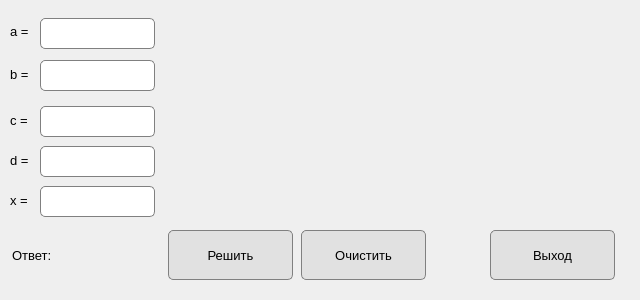
<?xml version="1.0" encoding="UTF-8"?>
<ui version="4.0">
 <class>Dialog</class>
 <widget class="QDialog" name="Dialog">
  <property name="geometry">
   <rect>
    <x>0</x>
    <y>0</y>
    <width>640</width>
    <height>300</height>
   </rect>
  </property>
  <property name="minimumSize">
   <size>
    <width>640</width>
    <height>200</height>
   </size>
  </property>
  <property name="maximumSize">
   <size>
    <width>640</width>
    <height>300</height>
   </size>
  </property>
  <property name="windowTitle">
   <string>Dialog</string>
  </property>
  <widget class="QLineEdit" name="lineEdit_a">
   <property name="geometry">
    <rect>
     <x>40</x>
     <y>18</y>
     <width>115</width>
     <height>31</height>
    </rect>
   </property>
   <property name="font">
    <font>
     <pointsize>10</pointsize>
    </font>
   </property>
   <property name="styleSheet">
    <string notr="true">border: 1px solid gray;
                    border-radius: 5px;
                </string>
   </property>
  </widget>
  <widget class="QLabel" name="label_b">
   <property name="geometry">
    <rect>
     <x>10</x>
     <y>64</y>
     <width>21</width>
     <height>20</height>
    </rect>
   </property>
   <property name="font">
    <font>
     <pointsize>10</pointsize>
    </font>
   </property>
   <property name="text">
    <string>b =</string>
   </property>
  </widget>
  <widget class="QLineEdit" name="lineEdit_b">
   <property name="geometry">
    <rect>
     <x>40</x>
     <y>60</y>
     <width>115</width>
     <height>31</height>
    </rect>
   </property>
   <property name="font">
    <font>
     <pointsize>10</pointsize>
    </font>
   </property>
   <property name="styleSheet">
    <string notr="true">border: 1px solid gray;
                    border-radius: 5px;
                </string>
   </property>
  </widget>
  <widget class="QPushButton" name="btn_solve">
   <property name="geometry">
    <rect>
     <x>168</x>
     <y>230</y>
     <width>125</width>
     <height>50</height>
    </rect>
   </property>
   <property name="font">
    <font>
     <pointsize>10</pointsize>
    </font>
   </property>
   <property name="styleSheet">
    <string notr="true">border: 1px solid gray;
                    border-radius: 5px;
                    background: #e1e1e1;
                </string>
   </property>
   <property name="text">
    <string>Решить</string>
   </property>
  </widget>
  <widget class="QPushButton" name="btn_clear">
   <property name="geometry">
    <rect>
     <x>301</x>
     <y>230</y>
     <width>125</width>
     <height>50</height>
    </rect>
   </property>
   <property name="font">
    <font>
     <pointsize>10</pointsize>
    </font>
   </property>
   <property name="styleSheet">
    <string notr="true">border: 1px solid gray;
                    border-radius: 5px;
                    background: #e1e1e1;
                </string>
   </property>
   <property name="text">
    <string>Очистить</string>
   </property>
  </widget>
  <widget class="QLabel" name="label_a">
   <property name="geometry">
    <rect>
     <x>10</x>
     <y>21</y>
     <width>21</width>
     <height>20</height>
    </rect>
   </property>
   <property name="font">
    <font>
     <pointsize>10</pointsize>
    </font>
   </property>
   <property name="text">
    <string>a =</string>
   </property>
  </widget>
  <widget class="QLabel" name="label_answer">
   <property name="geometry">
    <rect>
     <x>12</x>
     <y>247</y>
     <width>148</width>
     <height>16</height>
    </rect>
   </property>
   <property name="font">
    <font>
     <pointsize>10</pointsize>
    </font>
   </property>
   <property name="text">
    <string>Ответ:</string>
   </property>
  </widget>
  <widget class="QLabel" name="label_img">
   <property name="geometry">
    <rect>
     <x>200</x>
     <y>40</y>
     <width>381</width>
     <height>121</height>
    </rect>
   </property>
   <property name="text">
    <string/>
   </property>
  </widget>
  <widget class="QPushButton" name="btn_exit">
   <property name="geometry">
    <rect>
     <x>490</x>
     <y>230</y>
     <width>125</width>
     <height>50</height>
    </rect>
   </property>
   <property name="font">
    <font>
     <pointsize>10</pointsize>
    </font>
   </property>
   <property name="styleSheet">
    <string notr="true">border: 1px solid gray;
                    border-radius: 5px;
                    background: #e1e1e1;
                </string>
   </property>
   <property name="text">
    <string>Выход</string>
   </property>
  </widget>
  <widget class="QLineEdit" name="lineEdit_c">
   <property name="geometry">
    <rect>
     <x>40</x>
     <y>106</y>
     <width>115</width>
     <height>31</height>
    </rect>
   </property>
   <property name="font">
    <font>
     <pointsize>10</pointsize>
    </font>
   </property>
   <property name="styleSheet">
    <string notr="true">border: 1px solid gray;
                    border-radius: 5px;
                </string>
   </property>
  </widget>
  <widget class="QLabel" name="label_c">
   <property name="geometry">
    <rect>
     <x>10</x>
     <y>110</y>
     <width>21</width>
     <height>20</height>
    </rect>
   </property>
   <property name="font">
    <font>
     <pointsize>10</pointsize>
    </font>
   </property>
   <property name="text">
    <string>c =</string>
   </property>
  </widget>
  <widget class="QLineEdit" name="lineEdit_d">
   <property name="geometry">
    <rect>
     <x>40</x>
     <y>146</y>
     <width>115</width>
     <height>31</height>
    </rect>
   </property>
   <property name="font">
    <font>
     <pointsize>10</pointsize>
    </font>
   </property>
   <property name="styleSheet">
    <string notr="true">border: 1px solid gray;
                    border-radius: 5px;
                </string>
   </property>
  </widget>
  <widget class="QLabel" name="label_d">
   <property name="geometry">
    <rect>
     <x>10</x>
     <y>150</y>
     <width>21</width>
     <height>20</height>
    </rect>
   </property>
   <property name="font">
    <font>
     <pointsize>10</pointsize>
    </font>
   </property>
   <property name="text">
    <string>d =</string>
   </property>
  </widget>
  <widget class="QLineEdit" name="lineEdit_x">
   <property name="geometry">
    <rect>
     <x>40</x>
     <y>186</y>
     <width>115</width>
     <height>31</height>
    </rect>
   </property>
   <property name="font">
    <font>
     <pointsize>10</pointsize>
    </font>
   </property>
   <property name="styleSheet">
    <string notr="true">border: 1px solid gray;
                    border-radius: 5px;
                </string>
   </property>
  </widget>
  <widget class="QLabel" name="label_x">
   <property name="geometry">
    <rect>
     <x>10</x>
     <y>190</y>
     <width>21</width>
     <height>20</height>
    </rect>
   </property>
   <property name="font">
    <font>
     <pointsize>10</pointsize>
    </font>
   </property>
   <property name="text">
    <string>x =</string>
   </property>
  </widget>
 </widget>
 <resources/>
 <connections/>
</ui>
